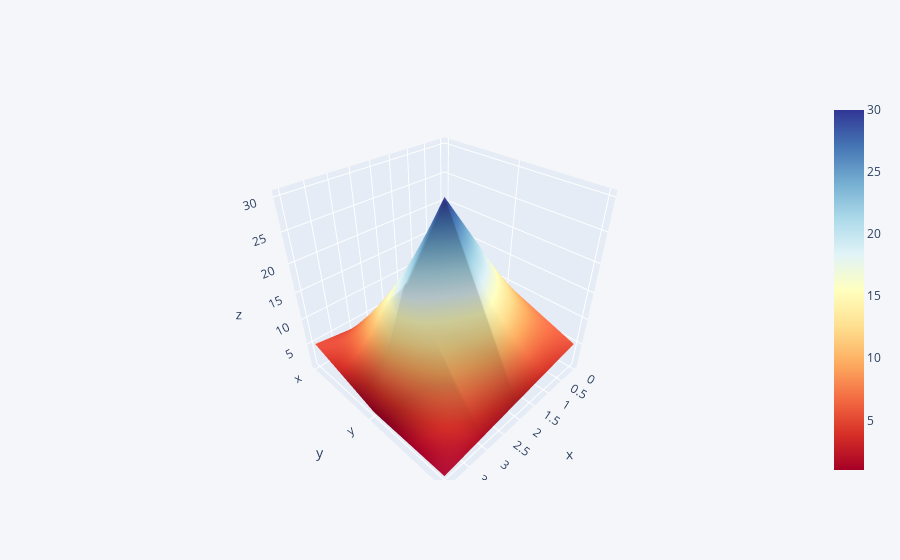

Notebook code for this chart:
### Code cell
#interactive 3d surface plot
df3 = pd.DataFrame({'x':[1,2,3,4,5],'y':[10,20,30,20,1],'z':[5,4,3,2,1]})
df3.iplot(kind='surface',colorscale='rdylbu')

### Figure 1 — Plotly figure (JSON) as saved in the notebook; plotly's stock layout.template omitted (floating-point values rounded to 4 significant figures)
{"data": [{"colorscale": [[0, "rgb(165,0,38)"], [0.1, "rgb(215,48,39)"], [0.2, "rgb(244,109,67)"], [0.3, "rgb(253,174,97)"], [0.4, "rgb(254,224,144)"], [0.5, "rgb(255,255,191)"], [0.6, "rgb(224,243,248)"], [0.7, "rgb(171,217,233)"], [0.8, "rgb(116,173,209)"], [0.9, "rgb(69,117,180)"], [1, "rgb(49,54,149)"]], "type": "surface", "x": [0, 1, 2, 3, 4], "y": ["x", "y", "z"], "z": [[1, 2, 3, 4, 5], [10, 20, 30, 20, 1], [5, 4, 3, 2, 1]]}], "layout": {"legend": {"bgcolor": "#F5F6F9", "font": {"color": "#4D5663"}}, "paper_bgcolor": "#F5F6F9", "plot_bgcolor": "#F5F6F9", "title": {"font": {"color": "#4D5663"}}, "xaxis": {"gridcolor": "#E1E5ED", "showgrid": true, "tickfont": {"color": "#4D5663"}, "title": {"font": {"color": "#4D5663"}, "text": ""}, "zerolinecolor": "#E1E5ED"}, "yaxis": {"gridcolor": "#E1E5ED", "showgrid": true, "tickfont": {"color": "#4D5663"}, "title": {"font": {"color": "#4D5663"}, "text": ""}, "zerolinecolor": "#E1E5ED"}}}
